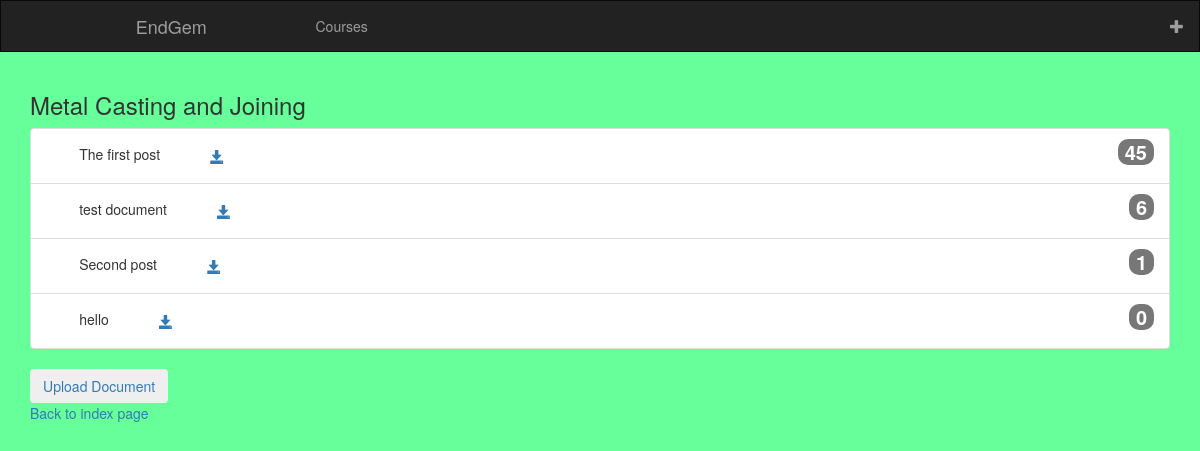
Before: /metal-casting-and-joining/ with the older database file.
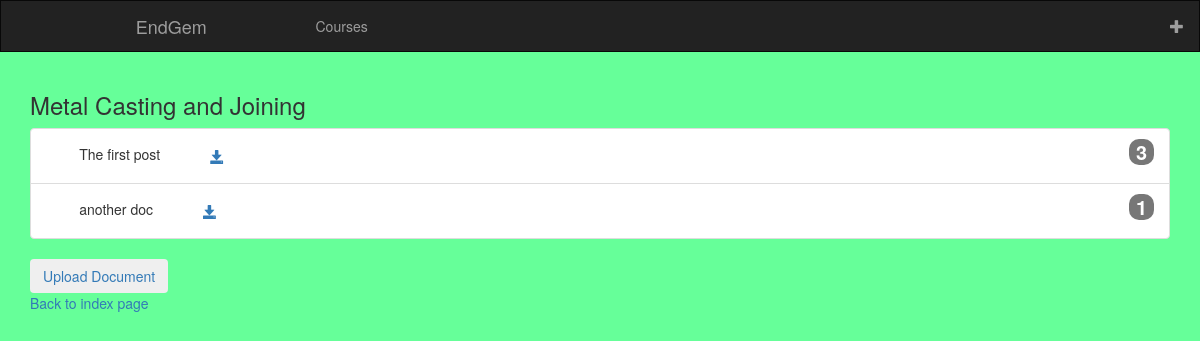
After: the same page with the newer database file.
### course_manager/models.py (models this page shows, shortened)
class Document(models.Model):
	course = models.ForeignKey(Course, on_delete=models.CASCADE)
	title = models.CharField(max_length=128, unique=True)
	file = models.FileField(upload_to="files")
	downloads = models.IntegerField(default=0)

### course_manager/views.py (the view)
# urls.py: path('<slug:course_code_slug>/', views.show_documents, name='show_course'),
def show_documents(request, course_code_slug):
	context = {}
	try:
		course = Course.objects.get(slug=course_code_slug)
		document = Document.objects.filter(course=course).order_by('-downloads')
		context['documents'] = document
		context['course'] = course
	except Course.DoesNotExist:
		context['documents'] = None
		context['course'] = None
	return render (request, 'course_manager/documents.html', context=context)

### templates/course_manager/documents.html (shortened to what this page needs)
{% extends 'course_manager/base.html' %}
{% block content %}
	{% if course %}
		<h3>{{ course.name }}</h3>
		{% if documents %}
			<ul class="list-group">
			{% for document in documents %}
				<li class="list-group-item d-flex justify-content-between align-items-center">
			      <p class="doc-name" style="display: inline;">{{ document.title }}</p>
			      <span class="badge badge-primary badge-pill download_count">{{ document.downloads }}</span>
			      <a class="downloads glyphicon glyphicon-save btn btn-dark" target="_blank" href="/{{ document.title }}/download"></a>
			    </li>
			{% endfor %}
			</ul>
		{% else %}
			<strong>No documents currently in this course.</strong>
		{% endif %}
	{% else %}
		The specified course does not exist!
	{% endif %}
	<button class="btn btn-dark"><a href="/course/{{ course.slug }}/add_file/">Upload Document</a></button><br>
	<a href="/">Back to index page</a>
{% endblock %}

Changed rows visible on the page:
removed Document: title "test document", downloads "6"
removed Document: title "Second post", downloads "1"
removed Document: title "hello", downloads "0"
changed Document "The first post": downloads "45" → "3"
added Document: title "another doc", downloads "1"
